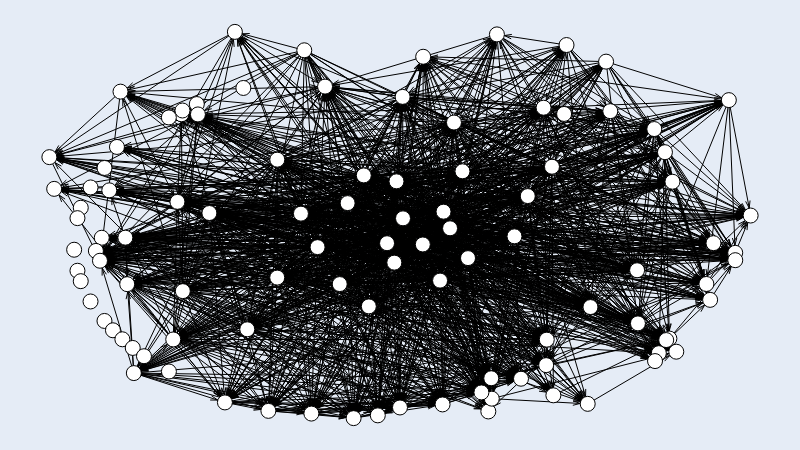

Source (notebook cell):
### Code cell
# Rede one-mode (linguagens a partir dos devs)

onemode_devs_g = fm.load('data/devs_langs_onemode.gml')

# Visualization
onemode_devs_g.set_all_nodes('size', (15))
onemode_devs_g.set_all_nodes('labpos', 'hover')

for n in onemode_devs_g.nodes:
    onemode_devs_g.nodes[n]['label'] = n

# onemode_devs_g.move('bipartite', [n for n in onemode_devs_g.nodes if onemode_devs_g.nodes[n]['size'] != 20])
onemode_devs_g.move('kamada_kawai')

onemode_devs_g.draw()

### Figure 1 — Plotly figure (JSON) as saved in the notebook; plotly's stock layout.template omitted (floating-point values rounded to 4 significant figures; data arrays with more than 128 entries replaced by an {"elided": "..."} marker saying what was removed)
{"data": [{"hoverinfo": "none", "line": {"color": "rgb(0, 0, 0)", "dash": "solid", "width": 1}, "mode": "lines", "type": "scatter", "x": {"elided": "15345 float values"}, "y": {"elided": "15345 float values"}}, {"hoverinfo": "text", "marker": {"color": "rgb(255, 255, 255)", "line": {"color": "rgb(0, 0, 0)", "width": 1}, "size": 15, "symbol": "circle"}, "mode": "markers", "text": ["Jupyter Notebook", "Python", "JavaScript", "C++", "Shell", "MATLAB", "HTML", "Java", "CSS", "Dockerfile", "Go", "Makefile", "Smarty", "TypeScript", "Inno Setup", "Batchfile", "PowerShell", "Groovy", "Ruby", "Objective-C", "Objective-C++", "Clojure", "Perl 6", "PHP", "Visual Basic", "Perl", "C", "F#", "CoffeeScript", "Rust", "C#", "R", "Roff", "ShaderLab", "Swift", "Lua", "HLSL", "Hack", "LLVM", "Assembly", "CMake", "Cuda", "OCaml", "Awk", "M4", "TeX", "Emacs Lisp", "Smalltalk", "Pawn", "Cool", "Vim script", "Fortran", "Mathematica", "M", "SuperCollider", "Common Lisp", "AppleScript", "Mercury", "Pascal", "Forth", "RenderScript", "DTrace", "Logos", "V", "Vue", "PLpgSQL", "TSQL", "ASP", "XSLT", "Kotlin", "Prolog", "B+NULL", "Dart", "Protocol Buffer", "Tcl", "DIGITAL Command Language", "SQLPL", "GLSL", "OpenEdge ABL", "Metal", "PostScript", "HCL", "XML", "ANTLR", "Thrift", "Lex", "Scala", "D", "Haskell", "IDL", "Yacc", "Nginx", "COBOL", "SaltStack", "Crystal", "PLSQL", "Puppet", "GAP", "Gherkin", "Boo", "Gnuplot", "Erlang", "1C Enterprise"], "textfont": {"color": "rgb(0, 0, 0)"}, "textposition": "middle center", "type": "scatter", "x": [0.3635, 0.5043, 0.597, 0.3587, 0.4815, 0.1903, 0.5325, 0.4253, 0.5714, 0.3825, 0.4555, 0.5621, 0.7939, 0.7167, 0.734, 0.4484, 0.5571, 0.5891, 0.6822, 0.414, 0.325, 0.7375, 0.2646, 0.8778, 0.6382, 0.5769, 0.495, 0.9689, 0.7047, 0.1205, 0.6632, 0.5331, 0.3249, 0.2766, 0.2822, 0.1883, 0.2102, 0.1898, 0.1704, 0.1766, 0.5038, 0.1014, 0.1083, 0.2118, 0.07864, 0.1826, 0.05873, 0.2282, 0.04477, 0.04007, 0.3931, 0.006847, 0.03534, 0, 0.04005, 0.04475, 0.08543, 0.0587, 0.07469, 0.07858, 0.09067, 0.1041, 0.1189, 0.1349, 0.09638, 0.1705, 0.06634, 0.7999, 0.8626, 0.111, 0.07216, 0.4919, 0.8885, 0.8393, 0.6301, 0.7716, 0.4684, 0.7084, 0.8381, 0.626, 0.8691, 0.6309, 0.2503, 0.3123, 0.3736, 0.4338, 0.7093, 0.5, 0.5607, 0.6161, 0.6725, 0.9369, 0.978, 1, 0.8637, 0.7677, 0.894, 0.8842, 0.9422, 0.9781, 0.7187, 0.8796, 0.947], "y": [0.9523, 0.5172, 0.4143, 0.5294, 0.4528, 0.3288, 0.4496, 0.5567, 0.4915, 0.4427, 0.2893, 0.5345, 0.923, 0.6509, 0.7875, 0.6285, 0.356, 0.639, 0.5749, 0.347, 0.6692, 0.966, 1, 0.6885, 0.9935, 0.7653, 0.613, 0.8233, 0.8036, 0.1166, 0.4707, 0.9356, 0.3638, 0.8548, 0.2299, 0.7867, 0.8131, 0.7964, 0.7784, 0.2037, 0.8317, 0.8453, 0.4672, 0.7863, 0.6477, 0.56, 0.5973, 0.531, 0.5447, 0.5178, 0.8583, 0.5935, 0.436, 0.6757, 0.3815, 0.3546, 0.5898, 0.302, 0.467, 0.2516, 0.2274, 0.2041, 0.1817, 0.1602, 0.7021, 0.1207, 0.4329, 0.7947, 0.7484, 0.3468, 0.4075, 0.4026, 0.612, 0.2453, 0.1032, 0.2875, 0.007177, 0.1372, 0.3828, 0.01731, 0.1682, 0.05039, 0.04069, 0.01878, 0.01177, 0, 0.2031, 0.02759, 0.03545, 0.06654, 0.102, 0.3473, 0.428, 0.5245, 0.1477, 0.03696, 0.172, 0.206, 0.3062, 0.4089, 0.05903, 0.2021, 0.453]}, {"hoverinfo": "none", "mode": "text", "text": {"elided": "1705 null values"}, "textfont": {"color": "rgb(0, 0, 0)"}, "textposition": "middle center", "type": "scatter", "x": {"elided": "1705 float values"}, "y": {"elided": "1705 float values"}}, {"hoverinfo": "none", "marker": {"color": "rgba(255, 255, 255, 0.0)", "line": {"color": "rgba(255, 255, 255, 0.0)", "width": 0}, "size": 0, "symbol": "circle"}, "mode": "markers", "type": "scatter", "x": [0.5, 0, 1, 0.5], "y": [0, 0.5, 0.5, 1]}], "layout": {"height": 450, "margin": {"b": 0, "l": 0, "r": 0, "t": 0}, "showlegend": false, "width": 800, "xaxis": {"fixedrange": true, "showgrid": false, "showticklabels": false, "zeroline": false}, "yaxis": {"fixedrange": true, "showgrid": false, "showticklabels": false, "zeroline": false}}}
